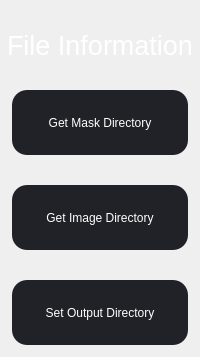
              <widget class="QWidget" name="file_page">
               <property name="styleSheet">
                <string notr="true"/>
               </property>
               <layout class="QVBoxLayout" name="verticalLayout_4" stretch="1,6">
                <property name="spacing">
                 <number>0</number>
                </property>
                <property name="leftMargin">
                 <number>0</number>
                </property>
                <property name="topMargin">
                 <number>0</number>
                </property>
                <property name="rightMargin">
                 <number>0</number>
                </property>
                <property name="bottomMargin">
                 <number>0</number>
                </property>
                <item>
                 <widget class="QLabel" name="file_title">
                  <property name="minimumSize">
                   <size>
                    <width>0</width>
                    <height>90</height>
                   </size>
                  </property>
                  <property name="maximumSize">
                   <size>
                    <width>16777215</width>
                    <height>90</height>
                   </size>
                  </property>
                  <property name="font">
                   <font>
                    <pointsize>20</pointsize>
                   </font>
                  </property>
                  <property name="styleSheet">
                   <string notr="true">QLabel{
	color: white;
}</string>
                  </property>
                  <property name="text">
                   <string>File Information</string>
                  </property>
                  <property name="alignment">
                   <set>Qt::AlignCenter</set>
                  </property>
                 </widget>
                </item>
                <item alignment="Qt::AlignTop">
                 <widget class="QWidget" name="file_button_container" native="true">
                  <property name="minimumSize">
                   <size>
                    <width>200</width>
                    <height>0</height>
                   </size>
                  </property>
                  <layout class="QVBoxLayout" name="verticalLayout_7">
                   <property name="spacing">
                    <number>30</number>
                   </property>
                   <property name="leftMargin">
                    <number>12</number>
                   </property>
                   <property name="topMargin">
                    <number>0</number>
                   </property>
                   <property name="rightMargin">
                    <number>12</number>
                   </property>
                   <property name="bottomMargin">
                    <number>12</number>
                   </property>
                   <item>
                    <widget class="QPushButton" name="mask_dir_button">
                     <property name="minimumSize">
                      <size>
                       <width>0</width>
                       <height>65</height>
                      </size>
                     </property>
                     <property name="styleSheet">
                      <string notr="true">QPushButton{
	border: none;
	background-color: rgb(33,33, 40);
	color:white;
	border-radius: 15px;
}
QPushButton:hover{
	background-color: rgb(37, 37, 46);
}
QPushButton:pressed{
	background-color: rgb(47, 48, 60);
}</string>
                     </property>
                     <property name="text">
                      <string>Get Mask Directory</string>
                     </property>
                    </widget>
                   </item>
                   <item>
                    <widget class="QPushButton" name="image_dir_button">
                     <property name="minimumSize">
                      <size>
                       <width>0</width>
                       <height>65</height>
                      </size>
                     </property>
                     <property name="styleSheet">
                      <string notr="true">QPushButton{
	border: none;
	background-color: rgb(33,33, 40);
	color:white;
	border-radius: 15px;
}
QPushButton:hover{
	background-color: rgb(37, 37, 46);
}
QPushButton:pressed{
	background-color: rgb(47, 48, 60);
}</string>
                     </property>
                     <property name="text">
                      <string>Get Image Directory</string>
                     </property>
                    </widget>
                   </item>
                   <item>
                    <widget class="QPushButton" name="output_dir_button">
                     <property name="minimumSize">
                      <size>
                       <width>0</width>
                       <height>65</height>
                      </size>
                     </property>
                     <property name="styleSheet">
                      <string notr="true">QPushButton{
	border: none;
	background-color: rgb(33,33, 40);
	color:white;
	border-radius: 15px;
}
QPushButton:hover{
	background-color: rgb(37, 37, 46);
}
QPushButton:pressed{
	background-color: rgb(47, 48, 60);
}</string>
                     </property>
                     <property name="text">
                      <string>Set Output Directory</string>
                     </property>
                    </widget>
                   </item>
                  </layout>
                 </widget>
                </item>
               </layout>
              </widget>
